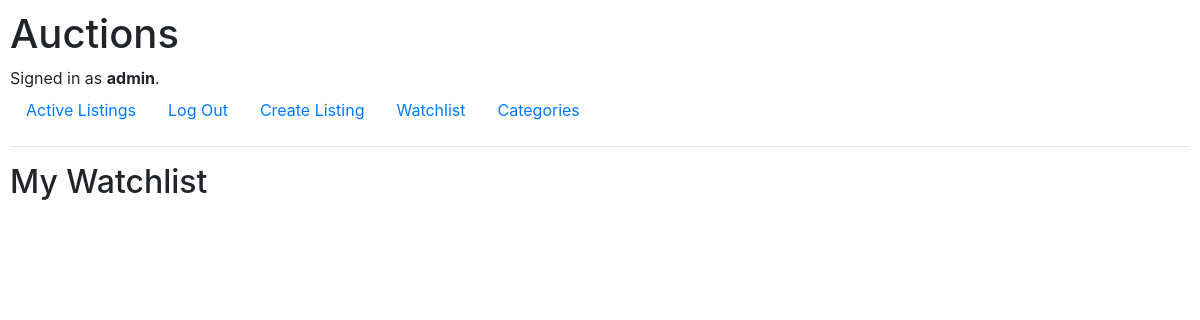
Before: /watchlist (signed in) with the older database file.
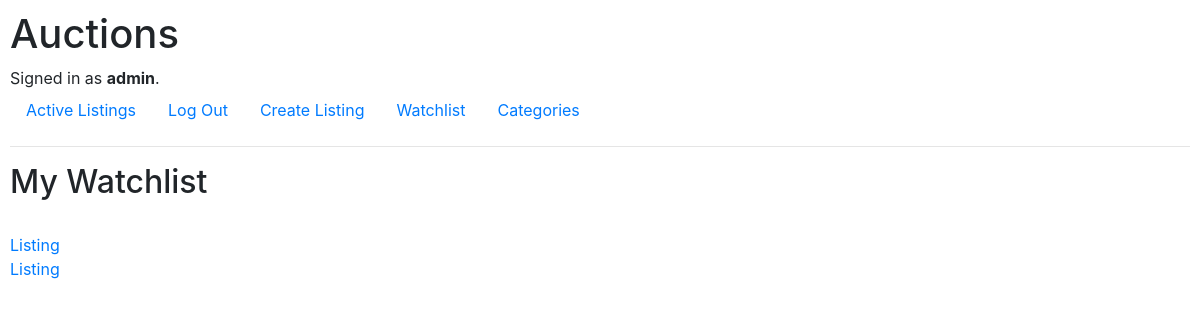
After: the same page with the newer database file.
### auctions/models.py (models this page shows, shortened)
class Watchlist(models.Model):
    listing = models.ForeignKey(Listing, on_delete=models.CASCADE, related_name="watchlistitems")
    user =  models.ForeignKey(User, on_delete=models.PROTECT, related_name="watchlistitems")
    status = models.BooleanField(default=True)

class Listing(models.Model):
    name = models.CharField(max_length=100)
    discription = models.TextField()
    starting_bid = models.IntegerField()
    category = models.ForeignKey(Category, on_delete=models.CASCADE, related_name="listings")
    img_URL = models.TextField(blank=True)
    user = models.ForeignKey(User, on_delete=models.CASCADE, related_name="listings")
    status = models.BooleanField(default=True)
    datetime_created = models.DateTimeField(auto_now_add=True)

### auctions/views.py (the view)
# urls.py: path("watchlist", views.watchlist, name="watchlist"),
def watchlist(request):
    watchlist = Watchlist.objects.filter(user=User(request.user.id))
    return render(request, "auctions/watchlist.html", {
        "watchlist": watchlist
    })

### auctions/templates/auctions/watchlist.html
{% extends "auctions/layout.html" %}
{% block body %}
    <h2>My Watchlist</h2>
    <br>
    {% for watchlistitem in watchlist %}
        {% if watchlistitem.status == True %}
            <a href="{% url 'listing' watchlistitem.listing.id %}">{{ watchlistitem.listing.name }}</a>
            <br>
        {% endif %}
    {% endfor %}
{% endblock %}

Changed rows visible on the page:
added Watchlist: listing.name "Listing"
added Watchlist: listing.name "Listing"
